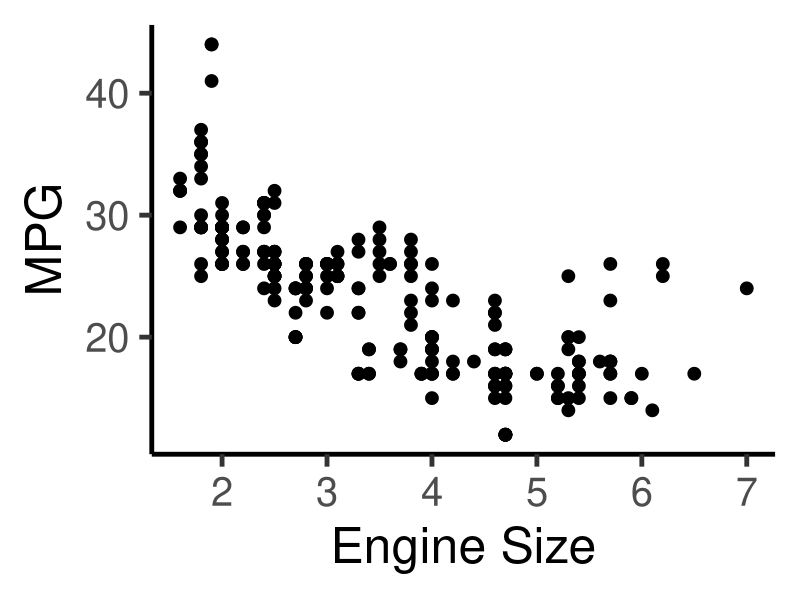
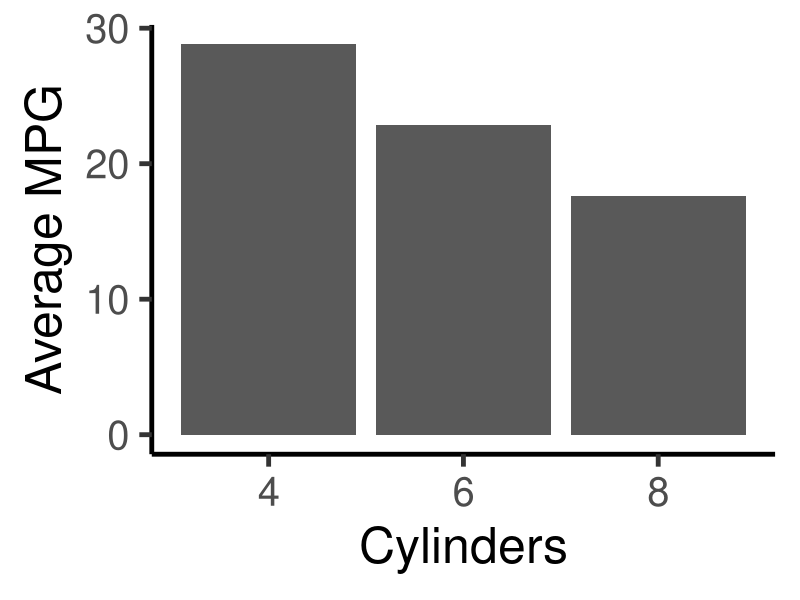
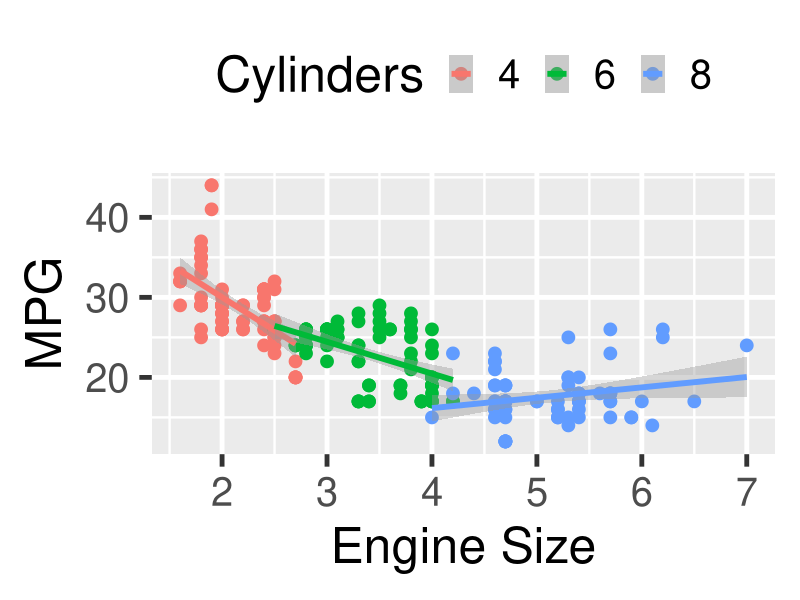
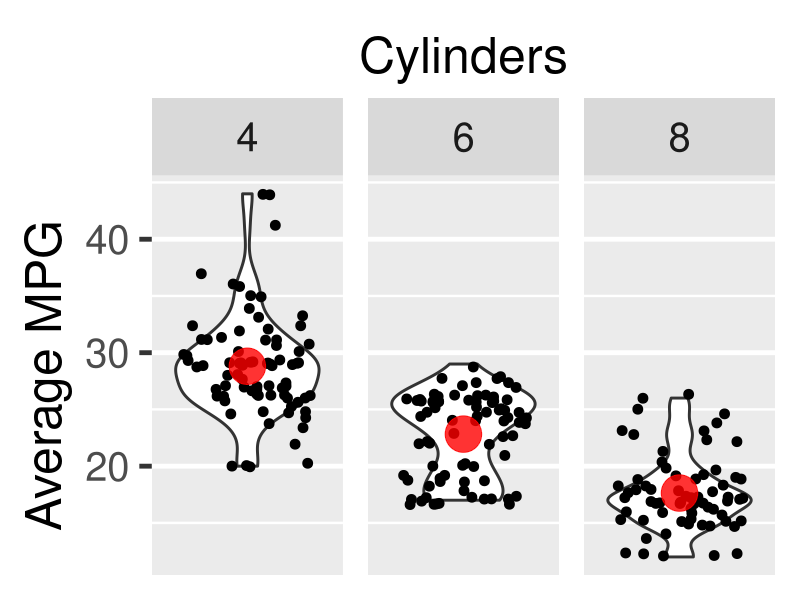
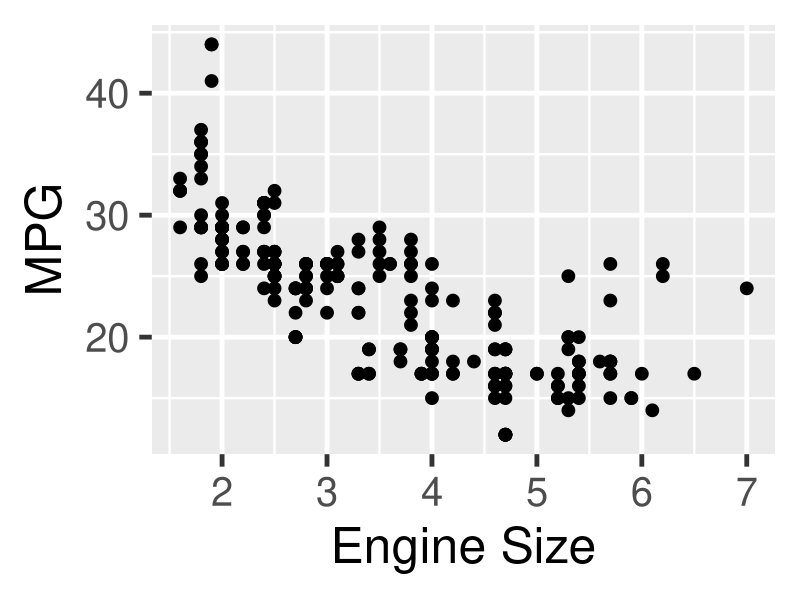
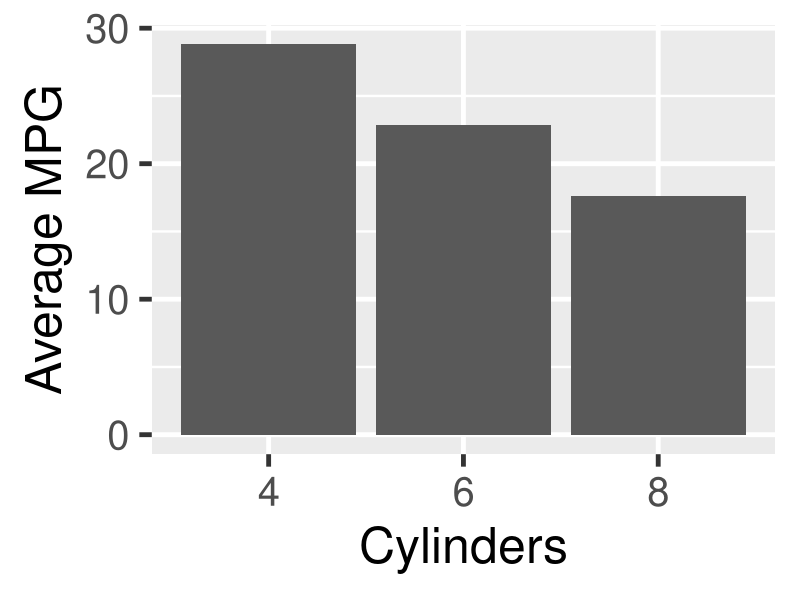

The R script that drew these images, in order:
## ---- chunk 1
#| layout-ncol: 2
#| fig-height: 8
#| echo: false
#| message: false

library(tidyverse)
mpg2 <- filter(mpg, cyl != 5)

ggplot(mpg2, aes(x = displ, y = hwy)) + 
  geom_point(size = 4) + 
  labs(x = "Engine Size", y = "MPG") + 
  theme_classic(base_size = 36)

ggplot(mpg2, aes(x = factor(cyl), y = hwy)) + 
  stat_summary(geom = "col", fun = mean) + 
  labs(x = "Cylinders", y = "Average MPG") + 
  theme_classic(base_size = 36)
## ---- chunk 2
#| layout-ncol: 2
#| fig-height: 8
#| echo: false
#| message: false

library(tidyverse)

ggplot(mpg2, aes(x = displ, y = hwy, color = factor(cyl))) + 
  geom_point(size = 4) + 
  geom_smooth(method = "lm", size = 2) +
  labs(x = "Engine Size", y = "MPG", color = "Cylinders") + 
  theme_grey(base_size = 36) +
  theme(legend.position = "top")

ggplot(mpg2, aes(x = "0", y = hwy)) + 
  facet_wrap(~cyl) +
  geom_violin(size = 1) +
  geom_jitter(size = 3) +
  stat_summary(
    geom = "point", 
    fun = mean, 
    size = 12, 
    color = "red", 
    alpha = 0.8
  ) + 
  scale_x_discrete(position = "top") +
  labs(x = "Cylinders", y = "Average MPG") + 
  theme_grey(base_size = 36) +
  theme(
    axis.ticks.x = element_blank(),
    panel.grid.major.x = element_blank(),
    axis.text.x = element_blank()
  )
## ---- chunk 3
#| rows.print: 6

mpg
## ---- chunk 4
#| layout-ncol: 2
#| fig-height: 8
#| echo: false
#| message: false

ggplot(mpg2, aes(x = displ, y = hwy)) + 
  geom_point(size = 4) + 
  labs(x = "Engine Size", y = "MPG") + 
  theme_grey(base_size = 36)

ggplot(mpg2, aes(x = factor(cyl), y = hwy)) + 
  stat_summary(geom = "col", fun = mean) + 
  labs(x = "Cylinders", y = "Average MPG") + 
  theme_grey(base_size = 36)
